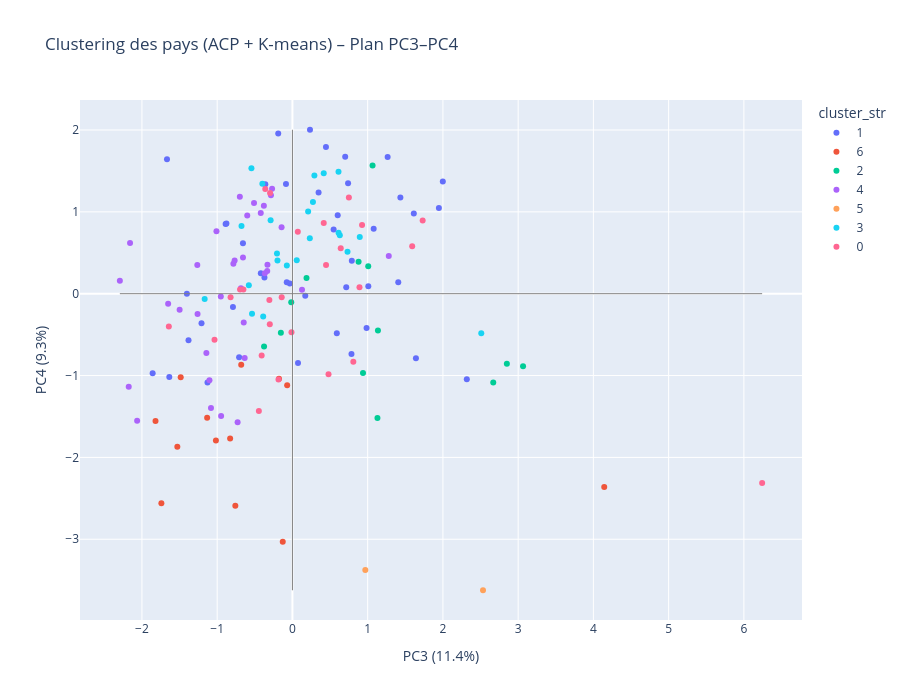

Notebook source saved alongside this figure:
### Code cell
fig = px.scatter(
    donnees_acp,
    x="PC3",
    y="PC4",
    color="cluster_str",
    hover_name="Country",
    hover_data={"PC3":":.2f", "PC4":":.2f"},
    title="Clustering des pays (ACP + K-means) – Plan PC3–PC4"
)

# Lignes verticales et horizontales
fig.add_shape(type="line", 
              x0=0, y0=donnees_acp["PC4"].min(),
              x1=0, y1=donnees_acp["PC4"].max(),
              line=dict(color="grey", width=1))

fig.add_shape(type="line",
              x0=donnees_acp["PC3"].min(), y0=0,
              x1=donnees_acp["PC3"].max(), y1=0,
              line=dict(color="grey", width=1))

fig.update_layout(
    width=900,
    height=700,
    xaxis_title=f"PC3 ({pca.explained_variance_ratio_[2]*100:.1f}%)",
    yaxis_title=f"PC4 ({pca.explained_variance_ratio_[3]*100:.1f}%)",
)

fig.show()

### Figure 1 — Plotly figure (JSON) as saved in the notebook; plotly's stock layout.template omitted (floating-point values rounded to 4 significant figures)
{"data": [{"hovertemplate": "<b>%{hovertext}</b><br><br>cluster_str=1<br>PC3=%{x:.2f}<br>PC4=%{y:.2f}<extra></extra>", "hovertext": ["Belgium", "Chile", "Canada", "Bosnia and Herzegovina", "Slovenia", "Latvia", "Croatia", "Hungary", "Lithuania", "United Kingdom", "France", "Finland", "Dominican Republic", "Denmark", "Costa Rica", "Czechia", "Saudi Arabia", "El Salvador", "Malaysia", "Romania", "Netherlands", "Poland", "Bulgaria", "Paraguay", "Panama", "Serbia", "New Zealand", "Sweden", "Germany", "Cyprus", "Portugal", "Ireland", "Moldova", "Spain", "Israel", "Italy", "Greece", "Estonia", "Belize", "Austria", "Slovak Republic", "Fiji", "Barbados"], "legendgroup": "1", "marker": {"color": "#636efa", "symbol": "circle"}, "mode": "markers", "name": "1", "orientation": "v", "showlegend": true, "type": "scatter", "x": [-0.3721, -0.7085, 1.407, -0.1888, -0.08592, 1.613, 0.7396, 0.6017, 1.947, 0.0741, 1.008, 0.5898, -1.208, 0.9854, -1.381, 0.7892, -1.129, -0.8882, -1.636, 0.7013, -0.42, 0.3476, 1.08, 1.999, -1.403, 1.265, 2.317, 0.7847, 0.715, -0.7905, -0.6576, 1.641, 0.2334, -0.07539, -1.858, 0.1706, -0.03496, 1.435, -0.3603, 0.5473, 0.4457, -0.8775, -1.667], "xaxis": "x", "y": [0.1991, -0.7768, 0.1411, 1.958, 1.34, 0.9808, 1.35, 0.9574, 1.047, -0.847, 0.09251, -0.4832, -0.3598, -0.42, -0.5699, 0.4015, -1.084, 0.8509, -1.018, 1.673, 0.2493, 1.237, 0.7949, 1.37, -0.002103, 1.67, -1.045, -0.7357, 0.07835, -0.1612, 0.6149, -0.7896, 2.003, 0.1412, -0.9703, -0.02641, 0.1236, 1.175, 1.337, 0.7835, 1.793, 0.8567, 1.641], "yaxis": "y"}, {"hovertemplate": "<b>%{hovertext}</b><br><br>cluster_str=6<br>PC3=%{x:.2f}<br>PC4=%{y:.2f}<extra></extra>", "hovertext": ["Switzerland", "Korea, Rep.", "Norway", "Iceland", "Luxembourg", "United Arab Emirates", "Oman", "Malta", "Kuwait", "Bahamas, The", "Bahrain", "Hong Kong SAR, China", "Qatar"], "legendgroup": "6", "marker": {"color": "#EF553B", "symbol": "circle"}, "mode": "markers", "name": "6", "orientation": "v", "showlegend": true, "type": "scatter", "x": [-0.06998, -1.82, -0.1286, -0.7588, 4.144, -0.6807, -0.1786, -1.017, -1.133, -1.485, -1.53, -0.8279, -1.742], "xaxis": "x", "y": [-1.118, -1.556, -3.032, -2.591, -2.362, -0.8667, -1.039, -1.793, -1.515, -1.02, -1.869, -1.769, -2.56], "yaxis": "y"}, {"hovertemplate": "<b>%{hovertext}</b><br><br>cluster_str=2<br>PC3=%{x:.2f}<br>PC4=%{y:.2f}<extra></extra>", "hovertext": ["United States", "South Africa", "Kazakhstan", "Turkiye", "Mexico", "Australia", "Argentina", "Bolivia", "Belarus", "Russian Federation", "Brazil", "Ukraine", "Uruguay"], "legendgroup": "2", "marker": {"color": "#00cc96", "symbol": "circle"}, "mode": "markers", "name": "2", "orientation": "v", "showlegend": true, "type": "scatter", "x": [1.13, -0.01586, 1.007, -0.1537, -0.3772, 3.065, 2.669, 0.1872, 0.8793, 1.137, 0.938, 1.065, 2.85], "xaxis": "x", "y": [-1.52, -0.1054, 0.3344, -0.4771, -0.6459, -0.8878, -1.084, 0.1924, 0.3895, -0.4488, -0.9685, 1.566, -0.8549], "yaxis": "y"}, {"hovertemplate": "<b>%{hovertext}</b><br><br>cluster_str=4<br>PC3=%{x:.2f}<br>PC4=%{y:.2f}<extra></extra>", "hovertext": ["Viet Nam", "Indonesia", "Cameroon", "Thailand", "Mauritius", "Philippines", "Nicaragua", "Pakistan", "Peru", "Guatemala", "Honduras", "Iran, Islamic Rep.", "Egypt, Arab Rep.", "Algeria", "Sri Lanka", "Jamaica", "Colombia", "Senegal", "Lebanon", "Ecuador", "Burkina Faso", "Jordan", "Morocco", "Azerbaijan", "Zimbabwe", "Tunisia", "Trinidad and Tobago", "Suriname", "Nepal", "Malawi", "Syrian Arab Republic", "Libya", "Myanmar", "Venezuela, RB"], "legendgroup": "4", "marker": {"color": "#ab63fa", "symbol": "circle"}, "mode": "markers", "name": "4", "orientation": "v", "showlegend": true, "type": "scatter", "x": [-0.3318, -0.6347, -0.3347, -0.6848, -2.158, -0.948, -0.3796, 0.1273, -1.103, -0.5105, -0.6004, -1.144, -0.7681, -0.9517, -1.01, -2.294, -1.082, -0.3666, -1.261, -0.7848, -0.2854, -2.176, -1.264, -0.6572, -0.1441, -0.6473, -1.652, -1.499, -0.4209, 1.28, -0.699, -2.064, -0.2705, -0.7288], "xaxis": "x", "y": [0.3523, -0.7849, 0.2768, 0.06615, 0.6199, -1.494, 1.075, 0.04921, -1.057, 1.108, 0.9565, -0.7248, 0.4055, -0.03521, 0.7633, 0.1588, -1.397, 0.2487, -0.2478, 0.3646, 1.202, -1.136, 0.3493, 0.4413, 0.8122, -0.3514, -0.1224, -0.1951, 0.9873, 0.462, 1.186, -1.553, 1.281, -1.572], "yaxis": "y"}, {"hovertemplate": "<b>%{hovertext}</b><br><br>cluster_str=5<br>PC3=%{x:.2f}<br>PC4=%{y:.2f}<extra></extra>", "hovertext": ["India", "China"], "legendgroup": "5", "marker": {"color": "#FFA15A", "symbol": "circle"}, "mode": "markers", "name": "5", "orientation": "v", "showlegend": true, "type": "scatter", "x": [2.533, 0.9688], "xaxis": "x", "y": [-3.623, -3.376], "yaxis": "y"}, {"hovertemplate": "<b>%{hovertext}</b><br><br>cluster_str=3<br>PC3=%{x:.2f}<br>PC4=%{y:.2f}<extra></extra>", "hovertext": ["Ghana", "Georgia", "Namibia", "North Macedonia", "Bhutan", "Montenegro", "Tajikistan", "Kyrgyz Republic", "Cote d'Ivoire", "Botswana", "Albania", "Armenia", "Congo, Rep.", "Uzbekistan", "Eswatini", "Grenada", "Antigua and Barbuda", "Lao PDR", "Cabo Verde", "Tonga", "Vanuatu", "St. Vincent and the Grenadines", "Samoa"], "legendgroup": "3", "marker": {"color": "#19d3f3", "symbol": "circle"}, "mode": "markers", "name": "3", "orientation": "v", "showlegend": true, "type": "scatter", "x": [0.2311, -0.2054, 0.613, 0.7322, 0.2085, -1.167, 0.6122, 0.6298, -0.1988, 2.51, 0.2726, -0.5794, -0.3885, 0.8948, 0.292, -0.6767, 0.05752, 0.4159, -0.537, -0.5449, -0.2898, -0.07432, -0.3995], "xaxis": "x", "y": [0.6781, 0.4903, 0.7433, 0.5133, 1.005, -0.06362, 1.491, 0.7135, 0.4052, -0.4817, 1.12, 0.1037, -0.2775, 0.6913, 1.444, 0.8283, 0.4099, 1.471, -0.2436, 1.532, 0.8961, 0.344, 1.343], "yaxis": "y"}, {"hovertemplate": "<b>%{hovertext}</b><br><br>cluster_str=0<br>PC3=%{x:.2f}<br>PC4=%{y:.2f}<extra></extra>", "hovertext": ["Rwanda", "Nigeria", "Mongolia", "Bangladesh", "Kenya", "Guinea", "Angola", "Uganda", "Congo, Dem. Rep.", "Zambia", "Tanzania", "Iraq", "Cambodia", "Madagascar", "Mozambique", "Afghanistan", "Sierra Leone", "Gabon", "Gambia, The", "Guinea-Bissau", "Haiti", "Ethiopia", "Liberia", "Mauritania", "Niger", "Solomon Islands"], "legendgroup": "0", "marker": {"color": "#FF6692", "symbol": "circle"}, "mode": "markers", "name": "0", "orientation": "v", "showlegend": true, "type": "scatter", "x": [1.731, -0.1853, 6.243, -0.3066, 0.4161, 0.6419, 0.4797, 0.7502, 0.8913, 1.592, 0.9255, -1.035, 0.4467, -0.6517, 0.0716, -0.3611, -0.822, -0.4462, -0.01263, -0.1426, -0.3008, 0.8094, -1.643, -0.4088, -0.6959, -0.2973], "xaxis": "x", "y": [0.8944, -1.048, -2.312, -0.07674, 0.8653, 0.5542, -0.983, 1.176, 0.07964, 0.5794, 0.8401, -0.5616, 0.3497, 0.05225, 0.7571, 1.279, -0.04387, -1.432, -0.4715, -0.04288, -0.3741, -0.8319, -0.4002, -0.7556, 0.05191, 1.23], "yaxis": "y"}], "layout": {"height": 700, "legend": {"title": {"text": "cluster_str"}, "tracegroupgap": 0}, "shapes": [{"line": {"color": "grey", "width": 1}, "type": "line", "x0": 0, "x1": 0, "y0": -3.623, "y1": 2.003}, {"line": {"color": "grey", "width": 1}, "type": "line", "x0": -2.294, "x1": 6.243, "y0": 0, "y1": 0}], "title": {"text": "Clustering des pays (ACP + K-means) – Plan PC3–PC4"}, "width": 900, "xaxis": {"anchor": "y", "domain": [0, 1], "title": {"text": "PC3 (11.4%)"}}, "yaxis": {"anchor": "x", "domain": [0, 1], "title": {"text": "PC4 (9.3%)"}}}}
